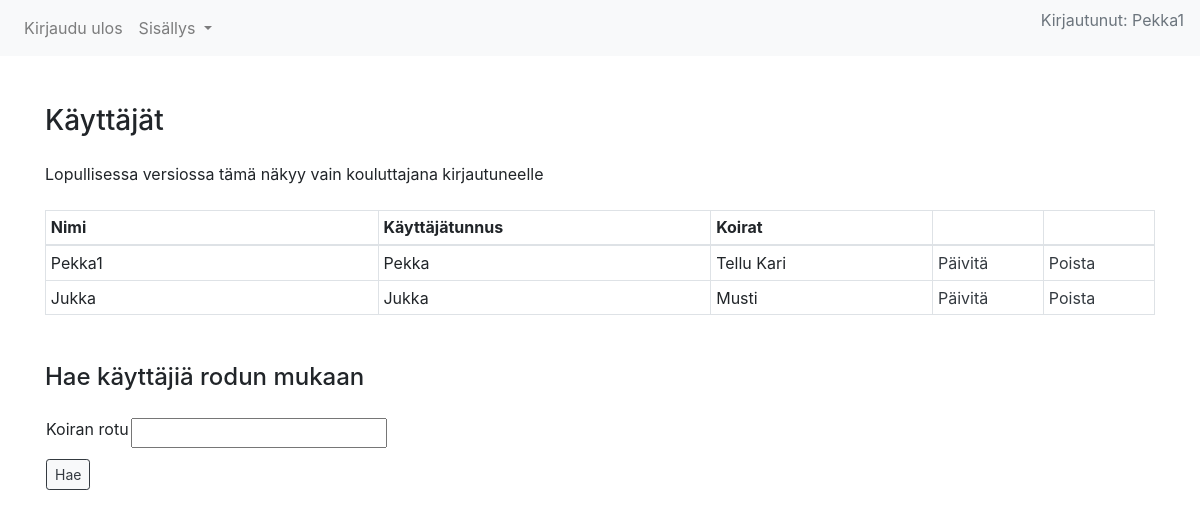
Screenshot of /users/ (signed in) with the database file from the repository.
### application/auth/models.py (models this page shows, shortened)
class User(Base):
    __tablename__ = "account"
    username = db.Column(db.String(144), unique=True, nullable=False)
    password = db.Column(db.String(144), nullable=False)
    dogs = db.relationship("Dog", backref='account', lazy=True)

### application/dogs/models.py (models this page shows, shortened)
class Dog(Base):
    race = db.Column(db.String(200), nullable=False)
    account_id = db.Column(db.Integer, db.ForeignKey('account.id'),
                           nullable=False)

### application/auth/views.py (the view)
@app.route("/users/", methods=["GET"])
def users_index():
    return render_template("users/list.html", users=User.query.all(), dogs=Dog.query.all(),  form=DogForm())

### application/dogs/forms.py
class DogForm(FlaskForm):
    name = StringField("Koiran nimi", [validators.InputRequired()])
    race = StringField("Koiran rotu", [validators.InputRequired()])
    class Meta:
        csrf = False

### application/__init__.py (called while the page is built)
@login_manager.user_loader
def load_user(user_id):
    return User.query.get(user_id)

### application/templates/users/list.html (shortened to what this page needs)
{% extends "layout.html" %}
{% block body %}
    <div class="row justify-content-md-center mt-5">
        <div class="col-12 ">
            <h3 class="mb-4">Käyttäjät</h3>
            <p class="mb-4">Lopullisessa versiossa tämä näkyy vain kouluttajana kirjautuneelle</p>
            <table class="table table-sm table-bordered table-hover">
                <thead>
                    <tr>
                    <th scope="col" style="width: 30%">Nimi</th>
                    <th scope="col" style="width: 30%">Käyttäjätunnus</th>
                    <th scope="col" style="width: 20%">Koirat</th>
                    <th scope="col" style="width: 10%"></th>
                    <th scope="col" style="width: 10%"></th>
                    </tr>
                </thead>
                {% for user in users %}
                <tr>
                <td>{{ user.name }}</td>
                <td>{{ user.username }}</td>
                <td>
                    {% for dog in dogs if user.id==dog.account_id %}
                        {{ dog.name }}
                    {% endfor %}
                </td>
                <td><a href="/users/update/{{user.id}}" class="text-dark">Päivitä</a></td>
                <td><a href="/users/delete/{{user.id}}" class="text-dark">Poista</a></td>
                </tr>
                {% endfor %}
            </table>
                <div class="form mt-5">
                    <form method="POST" action="{{ url_for('users_byrace') }}">
                        <h4 class="mb-4">Hae käyttäjiä rodun mukaan</h4>
                        <table>
                            <tr>
                                <td>
                                  {{ form.race.label }}
                                </td>
                                <td>
                                  {{ form.race }}
                                </td>
                                <td>
                                </td>
                              </tr>
                            <tr>
                                <td colspan="2">
                                  <input type="submit" class="btn btn-light btn-sm mt-2 mb-2 btn-outline-dark" value="Hae"/>
                                </td>
                              </tr>
                        </table>
                    </form>
                </div>
        </div>
    </div>
{% endblock %}

### application/templates/layout.html (shortened to what this page needs)
<!DOCTYPE html>
<html>
  <head>
    <link rel="stylesheet" href="https://stackpath.bootstrapcdn.com/bootstrap/4.4.1/css/bootstrap.min.css">
  </head>
  <body>
    <nav class="navbar navbar-expand-sm navbar-light bg-light">
        <ul class="navbar-nav mr-auto">
          {% if current_user.is_authenticated %}
            <li class="nav-item">
              <a class="nav-link" href="{{ url_for('auth_logout') }}">Kirjaudu ulos</a>
            </li>
          {% endif %}
          {% if current_user.is_authenticated %}
          <li class="nav-item dropdown">
            <a class="nav-link dropdown-toggle" href="#" id="navbarDropdown" role="button" data-toggle="dropdown" aria-haspopup="true" aria-expanded="false">
              Sisällys
            </a>
          </li>
          {% endif %}
        </ul>
        <ul class="nav navbar-nav navbar-right">
          {% if current_user.is_authenticated %}
            <p class="text-muted"> Kirjautunut: {{ current_user.name }} </p>
          {% endif %}
        </ul>
    </nav>
    <div class="container" >
      {% block body %}{% endblock %}
    </div>
  </body>
</html>

### rows the page displays
User: name "Pekka1", username "Pekka"
Dog: name "Tellu"
Dog: name "Kari"
User: name "Jukka", username "Jukka"
Dog: name "Musti"
